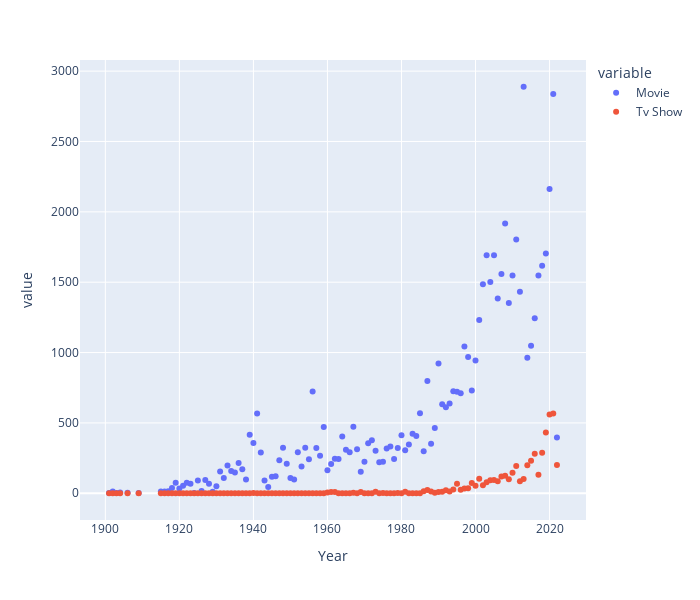

The code cell stored with this chart in its notebook:
### Code cell
fig=px.scatter(type_data,x='Year',y=['Movie','Tv Show'],width=700,height=600)
fig.show()
